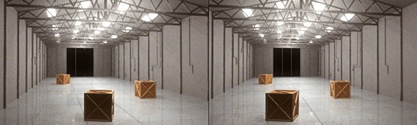
#> input picture tests/train_images/box_test.jpg, 417 x 125 px, shrunk from 800 x 240 before the run
$ python __init__.py
#> lines starting #> are read from the running program, lines starting #| are printed output that depends on the picture
from pathlib import Path
from PIL import Image
import numpy as np


def jpg_to_stero_npy(img_file: str):
#> called with img_file = 'box_test.jpg'
    img = str(Path.joinpath(Path(__file__).parent, img_file))
    img = Image.open(img)
#> img is the input picture: PIL image 417x125 RGB; mean R, G, B 137.9, 129.4, 121.9
    img = np.asarray(img)
    l = img[:, :img.shape[1] // 2, ...]
    r = img[:, img.shape[1] // 2:, ...]
    return l, r


box_left, box_right = jpg_to_stero_npy("box_test.jpg")
box_left_2, box_right_2 = jpg_to_stero_npy("box_test_2.jpg")
#> call 2 of jpg_to_stero_npy, with img_file = 'box_test_2.jpg'
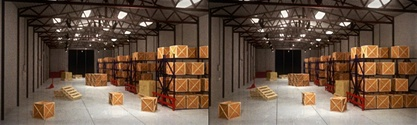
#> input picture tests/train_images/box_test_2.jpg, 417 x 125 px, shrunk from 800 x 240 before the run
#> in jpg_to_stero_npy, img is the input picture: PIL image 417x125 RGB; mean R, G, B 105.2, 83.8, 68.2
tree_left, tree_right = jpg_to_stero_npy("tree_test.jpg")
#> call 3 of jpg_to_stero_npy, with img_file = 'tree_test.jpg'
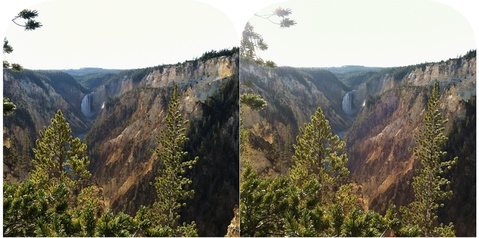
#> input picture tests/train_images/tree_test.jpg, 479 x 238 px, shrunk from 920 x 456 before the run
#> in jpg_to_stero_npy, img is the input picture: PIL image 479x238 RGB; mean R, G, B 128.3, 125.7, 113
waterfall_left, waterfall_right = jpg_to_stero_npy("waterfall_test.jpg")
#> call 4 of jpg_to_stero_npy, with img_file = 'waterfall_test.jpg'
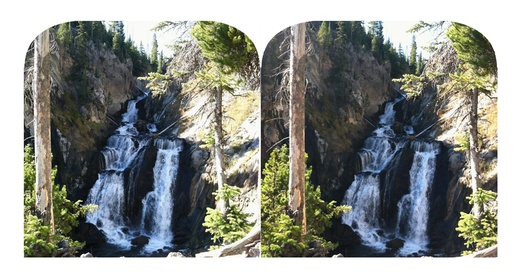
#> input picture tests/train_images/waterfall_test.jpg, 521 x 278 px, shrunk from 1000 x 534 before the run
#> in jpg_to_stero_npy, img is the input picture: PIL image 521x278 RGB; mean R, G, B 140.3, 143.3, 137.8
#> in jpg_to_stero_npy (call 4), `r = img[:, img.shape[1] // 2:, ...]`:
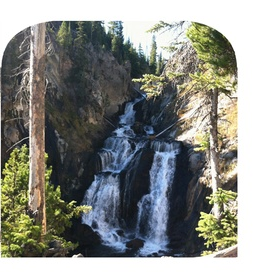
#> r: shape (278, 261, 3); mean R, G, B 136.4, 138.6, 133
cactus_left, cactus_right = jpg_to_stero_npy("cactus_test.jpg")
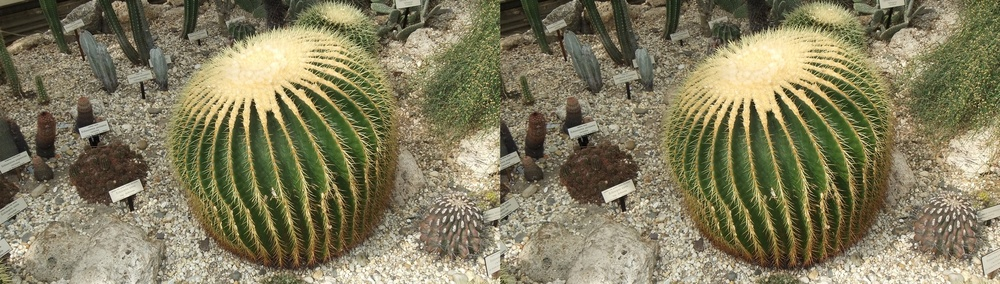
#> input picture tests/train_images/cactus_test.jpg, 1000 x 284 px, shrunk from 1920 x 546 before the run
#> in jpg_to_stero_npy, img is the input picture: PIL image 1000x284 RGB; mean R, G, B 130.1, 124, 94.1
#> in jpg_to_stero_npy (call 5), `l = img[:, :img.shape[1] // 2, ...]`:
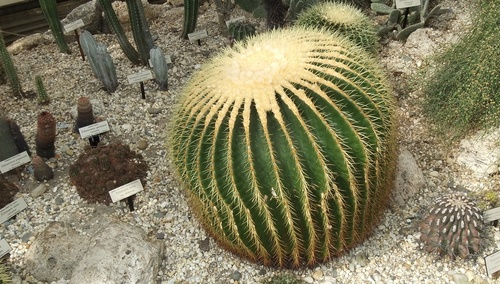
#> l: shape (284, 500, 3); mean R, G, B 129.5, 123.9, 94.8
#> in jpg_to_stero_npy (call 5), `r = img[:, img.shape[1] // 2:, ...]`:
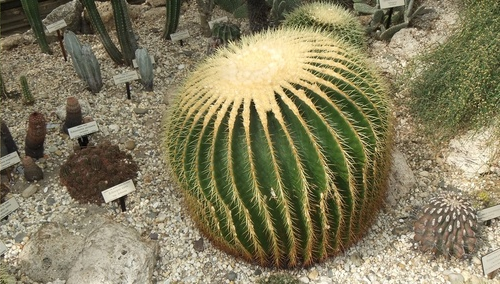
#> r: shape (284, 500, 3); mean R, G, B 130.8, 124, 93.4

if __name__ == "__main__":
    from displayarray import breakpoint_display

    breakpoint_display(tree_left, tree_right)
#> (this line was passed over: displayarray is not available in this run)
